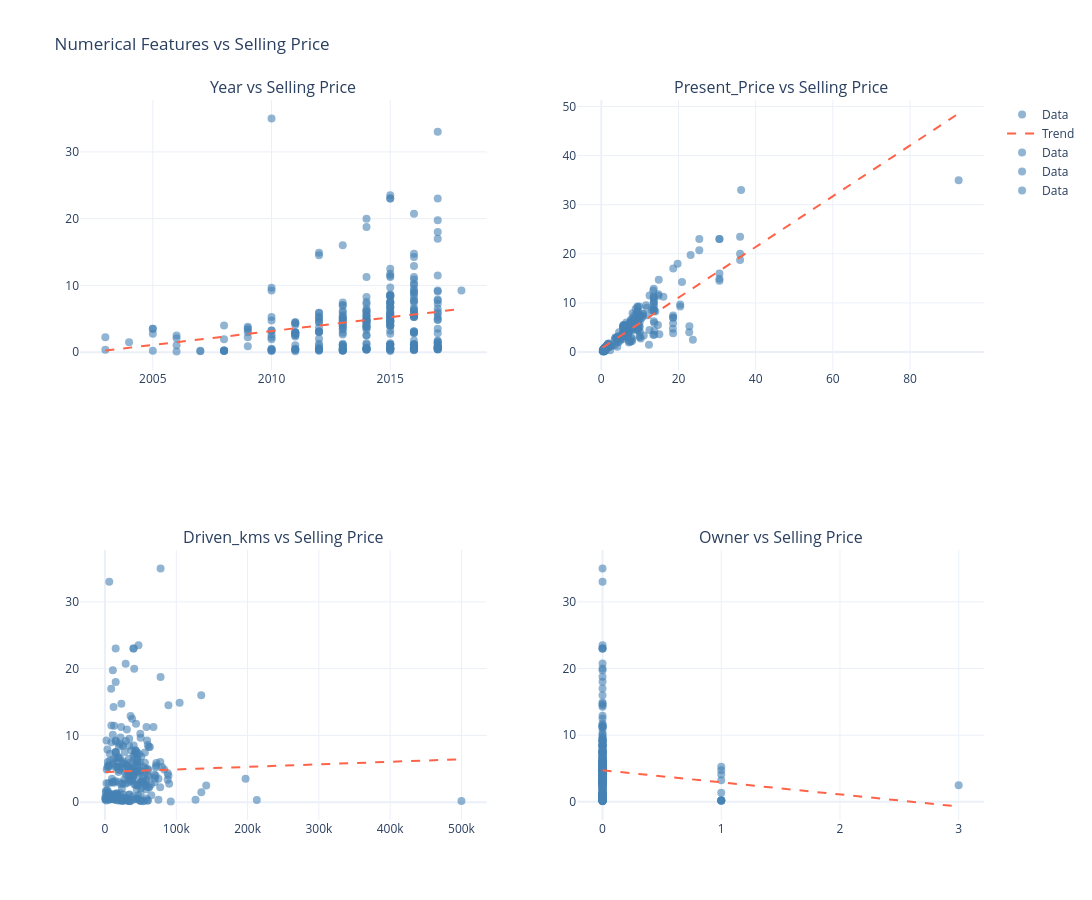

The notebook cell this image was saved under:
### Markdown cell above
### 3.3 Numerical Feature Analysis

### Code cell
numerical_cols = ['Year', 'Present_Price', 'Driven_kms', 'Owner']

fig = make_subplots(
    rows=2,
    cols=2,
    subplot_titles=[f'{col} vs Selling Price' for col in numerical_cols]
)

for i, col in enumerate(numerical_cols):
    row, col_idx = divmod(i, 2)
    z = np.polyfit(df[col], df['Selling_Price'], 1)
    p = np.poly1d(z)
    x_line = np.linspace(df[col].min(), df[col].max(), 200)

    fig.add_trace(
        go.Scatter(
            x=df[col],
            y=df['Selling_Price'],
            mode='markers',
            marker=dict(size=8, color='steelblue', opacity=0.6),
            name='Data',
            hovertemplate=f"{col}: %{{x}}<br>Selling Price: %{{y}} Lakhs<extra></extra>"
        ),
        row=row + 1,
        col=col_idx + 1
    )
    fig.add_trace(
        go.Scatter(
            x=x_line,
            y=p(x_line),
            mode='lines',
            line=dict(color='tomato', dash='dash', width=2),
            name='Trend',
            showlegend=(i == 0),
            hovertemplate=f"Trend<{col}>: %{{y:.2f}}<extra></extra>"
        ),
        row=row + 1,
        col=col_idx + 1
    )

fig.update_layout(
    title='Numerical Features vs Selling Price',
    template='plotly_white',
    width=1300,
    height=900,
    showlegend=True
)
fig.show()

### Figure 1 — Plotly figure (JSON) as saved in the notebook; plotly's stock layout.template omitted (floating-point values rounded to 4 significant figures; data arrays with more than 128 entries replaced by an {"elided": "..."} marker saying what was removed)
{"data": [{"hovertemplate": "Year: %{x}<br>Selling Price: %{y} Lakhs<extra></extra>", "marker": {"color": "steelblue", "opacity": 0.6, "size": 8}, "mode": "markers", "name": "Data", "type": "scatter", "x": {"elided": "301 int values"}, "xaxis": "x", "y": {"elided": "301 float values"}, "yaxis": "y"}, {"hovertemplate": "Trend<Year>: %{y:.2f}<extra></extra>", "line": {"color": "tomato", "dash": "dash", "width": 2}, "mode": "lines", "name": "Trend", "showlegend": true, "type": "scatter", "x": {"elided": "200 float values"}, "xaxis": "x", "y": {"elided": "200 float values"}, "yaxis": "y"}, {"hovertemplate": "Present_Price: %{x}<br>Selling Price: %{y} Lakhs<extra></extra>", "marker": {"color": "steelblue", "opacity": 0.6, "size": 8}, "mode": "markers", "name": "Data", "type": "scatter", "x": {"elided": "301 float values"}, "xaxis": "x2", "y": {"elided": "301 float values"}, "yaxis": "y2"}, {"hovertemplate": "Trend<Present_Price>: %{y:.2f}<extra></extra>", "line": {"color": "tomato", "dash": "dash", "width": 2}, "mode": "lines", "name": "Trend", "showlegend": false, "type": "scatter", "x": {"elided": "200 float values"}, "xaxis": "x2", "y": {"elided": "200 float values"}, "yaxis": "y2"}, {"hovertemplate": "Driven_kms: %{x}<br>Selling Price: %{y} Lakhs<extra></extra>", "marker": {"color": "steelblue", "opacity": 0.6, "size": 8}, "mode": "markers", "name": "Data", "type": "scatter", "x": {"elided": "301 int values"}, "xaxis": "x3", "y": {"elided": "301 float values"}, "yaxis": "y3"}, {"hovertemplate": "Trend<Driven_kms>: %{y:.2f}<extra></extra>", "line": {"color": "tomato", "dash": "dash", "width": 2}, "mode": "lines", "name": "Trend", "showlegend": false, "type": "scatter", "x": {"elided": "200 float values"}, "xaxis": "x3", "y": {"elided": "200 float values"}, "yaxis": "y3"}, {"hovertemplate": "Owner: %{x}<br>Selling Price: %{y} Lakhs<extra></extra>", "marker": {"color": "steelblue", "opacity": 0.6, "size": 8}, "mode": "markers", "name": "Data", "type": "scatter", "x": {"elided": "301 int values"}, "xaxis": "x4", "y": {"elided": "301 float values"}, "yaxis": "y4"}, {"hovertemplate": "Trend<Owner>: %{y:.2f}<extra></extra>", "line": {"color": "tomato", "dash": "dash", "width": 2}, "mode": "lines", "name": "Trend", "showlegend": false, "type": "scatter", "x": {"elided": "200 float values"}, "xaxis": "x4", "y": {"elided": "200 float values"}, "yaxis": "y4"}], "layout": {"annotations": [{"font": {"size": 16}, "showarrow": false, "text": "Year vs Selling Price", "x": 0.225, "xanchor": "center", "xref": "paper", "y": 1, "yanchor": "bottom", "yref": "paper"}, {"font": {"size": 16}, "showarrow": false, "text": "Present_Price vs Selling Price", "x": 0.775, "xanchor": "center", "xref": "paper", "y": 1, "yanchor": "bottom", "yref": "paper"}, {"font": {"size": 16}, "showarrow": false, "text": "Driven_kms vs Selling Price", "x": 0.225, "xanchor": "center", "xref": "paper", "y": 0.375, "yanchor": "bottom", "yref": "paper"}, {"font": {"size": 16}, "showarrow": false, "text": "Owner vs Selling Price", "x": 0.775, "xanchor": "center", "xref": "paper", "y": 0.375, "yanchor": "bottom", "yref": "paper"}], "height": 900, "showlegend": true, "title": {"text": "Numerical Features vs Selling Price"}, "width": 1300, "xaxis": {"anchor": "y", "domain": [0, 0.45]}, "xaxis2": {"anchor": "y2", "domain": [0.55, 1]}, "xaxis3": {"anchor": "y3", "domain": [0, 0.45]}, "xaxis4": {"anchor": "y4", "domain": [0.55, 1]}, "yaxis": {"anchor": "x", "domain": [0.625, 1]}, "yaxis2": {"anchor": "x2", "domain": [0.625, 1]}, "yaxis3": {"anchor": "x3", "domain": [0, 0.375]}, "yaxis4": {"anchor": "x4", "domain": [0, 0.375]}}}
